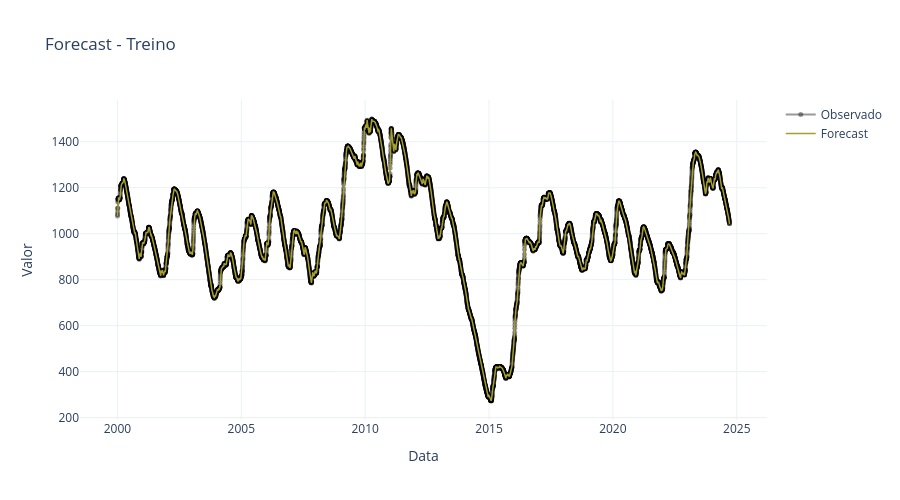
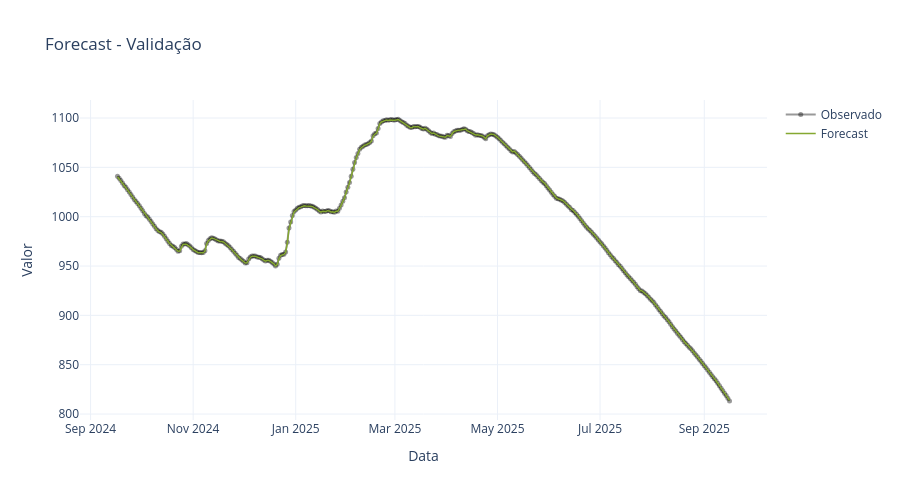

Notebook code cell kept with these figures, in order:
### Code cell
dummy = DummyRegressor(strategy="constant", constant=0)

model1 = HybridRecursive(LinearRegression(fit_intercept=False), dummy, lags=1)
model1.fit(X_train_rec, y_train_rec)
model1.calculate_lags(X_valid_rec)

y_fit = model1.predict(X_train_rec)
y_pred = model1.predict(X_valid_rec)

metric = calculate_metrics(
  y.loc[y_fit.index],
  y.loc[y_pred.index],
  y_fit.squeeze(),
  y_pred.squeeze()
)
display(metric)

fig1 = plot_plotly(
  y.loc[y_fit.index],
  y_fit,
  title="Forecast - Treino",
  showlegend=True
)

fig2 = plot_plotly(
  y.loc[y_pred.index],
  y_pred,
  title="Forecast - Validação",
  showlegend=True
)

### Figure 1 — Plotly figure (JSON) as saved in the notebook; plotly's stock layout.template omitted (floating-point values rounded to 4 significant figures; data arrays with more than 128 entries replaced by an {"elided": "..."} marker saying what was removed)
{"data": [{"line": {"color": "rgba(0, 0, 0, 0.4)", "width": 2}, "marker": {"size": 5}, "mode": "markers+lines", "name": "Observado", "type": "scatter", "x": {"elided": "9025 str values"}, "y": {"elided": "9025 float values"}}, {"line": {"color": "rgb(165, 159, 49)", "width": 1.5}, "mode": "lines", "name": "Forecast", "type": "scatter", "x": {"elided": "9025 str values"}, "y": {"elided": "9025 float values"}}], "layout": {"height": 500, "hovermode": false, "showlegend": true, "title": {"text": "Forecast - Treino"}, "xaxis": {"title": {"text": "Data"}}, "yaxis": {"title": {"text": "Valor"}}}}

### Figure 2 — Plotly figure (JSON) as saved in the notebook; plotly's stock layout.template omitted (floating-point values rounded to 4 significant figures; data arrays with more than 128 entries replaced by an {"elided": "..."} marker saying what was removed)
{"data": [{"line": {"color": "rgba(0, 0, 0, 0.4)", "width": 2}, "marker": {"size": 5}, "mode": "markers+lines", "name": "Observado", "type": "scatter", "x": {"elided": "365 str values"}, "y": {"elided": "365 float values"}}, {"line": {"color": "rgb(133, 168, 49)", "width": 1.5}, "mode": "lines", "name": "Forecast", "type": "scatter", "x": {"elided": "365 str values"}, "y": {"elided": "365 float values"}}], "layout": {"height": 500, "hovermode": false, "showlegend": true, "title": {"text": "Forecast - Validação"}, "xaxis": {"title": {"text": "Data"}}, "yaxis": {"title": {"text": "Valor"}}}}
